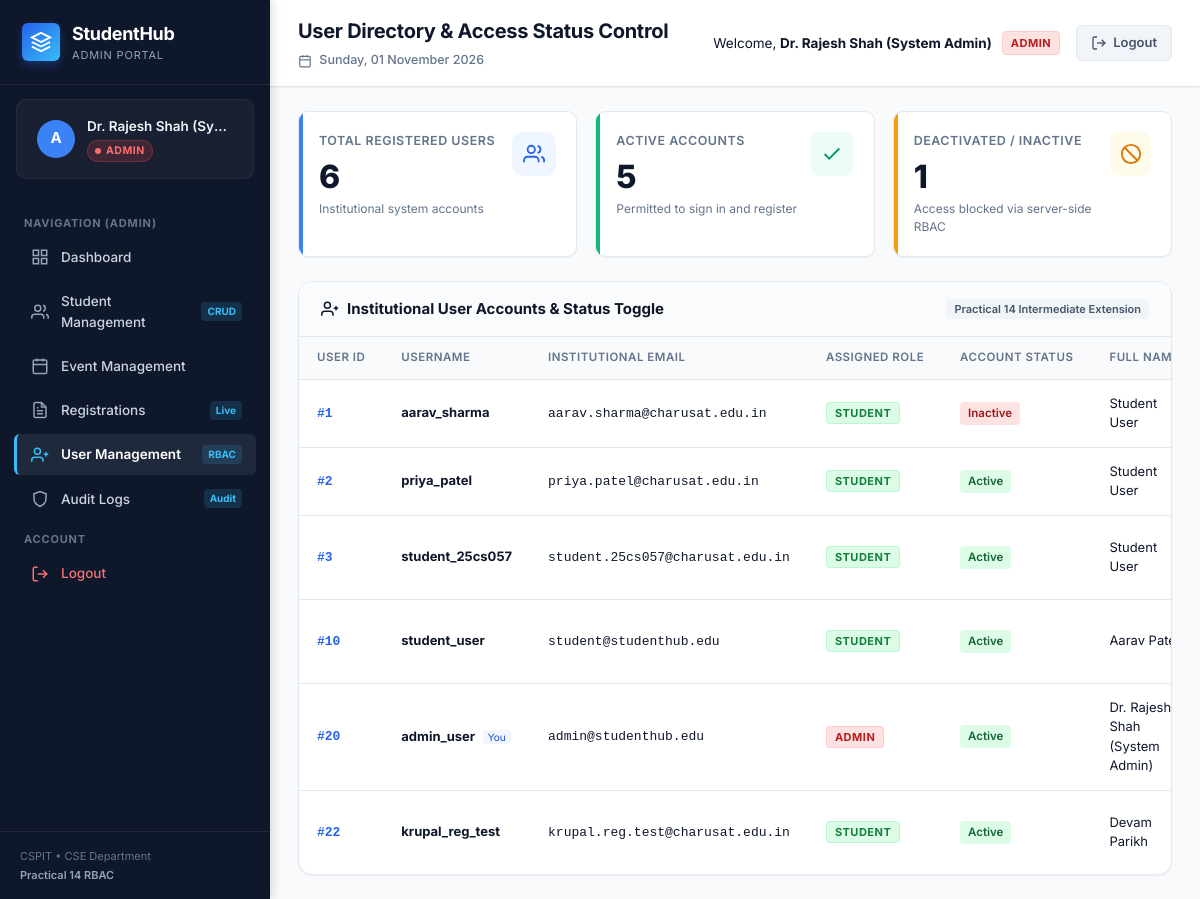
The app's page /user_management.php (signed in) with its own data.
### tables this page shows
CREATE TABLE `users` (
  `id` int(11) NOT NULL AUTO_INCREMENT,
  `username` varchar(50) NOT NULL,
  `email` varchar(100) NOT NULL,
  `password_hash` varchar(255) NOT NULL,
  `role` enum('Admin','Student') NOT NULL DEFAULT 'Student',
  `status` enum('Active','Inactive') NOT NULL DEFAULT 'Active',
  `full_name` varchar(100) NOT NULL DEFAULT 'Student User',
  `department` varchar(100) NOT NULL DEFAULT 'Computer Science & Engineering',
  `student_id_code` varchar(20) DEFAULT NULL,
  `last_login` datetime DEFAULT NULL,
  `created_at` timestamp NOT NULL DEFAULT current_timestamp(),
  `updated_at` timestamp NOT NULL DEFAULT current_timestamp() ON UPDATE current_timestamp(),
  PRIMARY KEY (`id`),
  UNIQUE KEY `username` (`username`),
  UNIQUE KEY `email` (`email`),
  KEY `idx_users_username` (`username`),
  KEY `idx_users_email` (`email`)
);

### user_management.php (the view, shortened to what this page needs)
<?php
require_once __DIR__ . '/includes/admin_menu.php';
$user = getCurrentUser();
$conn = getDBConnection();
$usersRes = $conn->query("SELECT id, username, email, role, status, full_name, department, student_id_code, last_login, created_at FROM users ORDER BY id ASC");
$users = [];
$totalUsers = 0;
$activeCount = 0;
$inactiveCount = 0;
if ($usersRes) {
    while ($row = $usersRes->fetch_assoc()) {
        $users[] = $row;
        $totalUsers++;
        if (($row['status'] ?? 'Active') === 'Active') {
            $activeCount++;
        } else {
            $inactiveCount++;
        }
    }
}
?>
<!DOCTYPE html>
<html lang="en">
<head>
    <link rel="stylesheet" href="assets/css/admin_dashboard.css">
</head>
<body class="admin-portal-body">
    <div class="app-layout">
        <?php renderDynamicSidebar('users', $user); ?>
        <div class="main-wrapper">
            <?php renderDynamicTopHeader('User Directory & Access Status Control', $user); ?>
            <main class="page-container">
                <div class="stats-grid">
                    <div class="stat-card stat-card-users">
                        <div class="stat-info">
                            <span class="stat-label">Total Registered Users</span>
                            <span class="stat-value"><?php echo $totalUsers; ?></span>
                            <span class="stat-desc">Institutional system accounts</span>
                        </div>
                        <div class="stat-icon">
                            <svg width="22" height="22" viewBox="0 0 24 24" fill="none" stroke="currentColor" stroke-width="2"><path d="M17 21v-2a4 4 0 0 0-4-4H5a4 4 0 0 0-4 4v2"></path><circle cx="9" cy="7" r="4"></circle><path d="M23 21v-2a4 4 0 0 0-3-3.87"></path><path d="M16 3.13a4 4 0 0 1 0 7.75"></path></svg>
                        </div>
                    </div>
                    <div class="stat-card stat-card-students">
                        <div class="stat-info">
                            <span class="stat-label">Active Accounts</span>
                            <span class="stat-value"><?php echo $activeCount; ?></span>
                            <span class="stat-desc">Permitted to sign in and register</span>
                        </div>
                        <div class="stat-icon">
                            <svg width="22" height="22" viewBox="0 0 24 24" fill="none" stroke="currentColor" stroke-width="2"><polyline points="20 6 9 17 4 12"></polyline></svg>
                        </div>
                    </div>
                    <div class="stat-card stat-card-registrations">
                        <div class="stat-info">
                            <span class="stat-label">Deactivated / Inactive</span>
                            <span class="stat-value"><?php echo $inactiveCount; ?></span>
                            <span class="stat-desc">Access blocked via server-side RBAC</span>
                        </div>
                        <div class="stat-icon">
                            <svg width="22" height="22" viewBox="0 0 24 24" fill="none" stroke="currentColor" stroke-width="2"><circle cx="12" cy="12" r="10"></circle><line x1="4.93" y1="4.93" x2="19.07" y2="19.07"></line></svg>
                        </div>
                    </div>
                </div>
                <div class="panel-card">
                    <div class="panel-header">
                        <span class="panel-title">
                            <svg width="18" height="18" viewBox="0 0 24 24" fill="none" stroke="currentColor" stroke-width="2"><path d="M16 21v-2a4 4 0 0 0-4-4H5a4 4 0 0 0-4 4v2"></path><circle cx="8.5" cy="7" r="4"></circle><line x1="20" y1="8" x2="20" y2="14"></line><line x1="23" y1="11" x2="17" y2="11"></line></svg>
                            Institutional User Accounts &amp; Status Toggle
                        </span>
                        <span class="panel-tag">Practical 14 Intermediate Extension</span>
                    </div>
                    <div class="panel-body no-padding">
                        <div class="table-responsive">
                            <table class="portal-table" id="usersTable">
                                <thead>
                                    <tr>
                                        <th>User ID</th>
                                        <th>Username</th>
                                        <th>Institutional Email</th>
                                        <th>Assigned Role</th>
                                        <th>Account Status</th>
                                        <th>Full Name</th>
                                    </tr>
                                </thead>
                                <tbody>
                                    <?php foreach ($users as $u):
                                        $isSelf = ((int)$u['id'] === (int)$user['id']);
                                    ?>
                                        <tr>
                                            <td><code style="font-weight:700;color:#2563eb;">#<?php echo $u['id']; ?></code></td>
                                            <td>
                                                <strong><?php echo htmlspecialchars($u['username']); ?></strong>
                                                <?php if ($isSelf): ?>
                                                    <span style="font-size:10px;background:#eff6ff;color:#1d4ed8;padding:1px 5px;border-radius:3px;margin-left:4px;">You</span>
                                                <?php endif; ?>
                                            </td>
                                            <td><code><?php echo htmlspecialchars($u['email']); ?></code></td>
                                            <td>
                                                <span class="badge badge-<?php echo strtolower($u['role']); ?>">
                                                    <?php echo strtoupper($u['role']); ?>
                                                </span>
                                            </td>
                                            <td>
                                                <span id="statusBadge_<?php echo $u['id']; ?>" class="status-badge status-<?php echo strtolower($u['status'] ?? 'active'); ?>">
                                                    <?php echo htmlspecialchars($u['status'] ?? 'Active'); ?>
                                                </span>
                                            </td>
                                            <td><?php echo htmlspecialchars($u['full_name']); ?></td>
                                        </tr>
                                    <?php endforeach; ?>
                                </tbody>
                            </table>
                        </div>
                    </div>
                </div>
            </main>
        </div>
    </div>
</body>
</html>

### includes/admin_menu.php (shortened to what this page needs)
<?php
if (!function_exists('getNavigationMenu')) {
    function getNavigationMenu(string $role): array {
        $normalizedRole = ucfirst(strtolower(trim($role)));
    }
}
if (!function_exists('renderDynamicSidebar')) {
    function renderDynamicSidebar(string $activeKey, ?array $user = null): void {
        $role = $user['role'] ?? ($_SESSION['role'] ?? 'Student');
        $username = $user['username'] ?? ($_SESSION['username'] ?? 'User');
        $fullName = $user['full_name'] ?? ($_SESSION['full_name'] ?? $username);
        $roleClass = strtolower($role);
        $menuItems = getNavigationMenu($role);
        ?>
        <aside class="app-sidebar" id="appSidebar">
            <div class="sidebar-brand">
                <a href="<?php echo ($role === 'Admin') ? 'admin_dashboard.php' : 'student_dashboard.php'; ?>" class="brand-link">
                    <div class="brand-icon">
                        <svg width="22" height="22" viewBox="0 0 24 24" fill="none" stroke="currentColor" stroke-width="2">
                            <path d="M12 2L2 7l10 5 10-5-10-5zM2 17l10 5 10-5M2 12l10 5 10-5"></path>
                        </svg>
                    </div>
                    <div class="brand-text">
                        <span class="brand-title">StudentHub</span>
                        <span class="brand-subtitle"><?php echo ($role === 'Admin') ? 'Admin Portal' : 'Student Portal'; ?></span>
                    </div>
                </a>
            </div>
            <div class="sidebar-user-card">
                <div class="user-avatar">
                    <?php echo strtoupper(substr($username, 0, 1)); ?>
                </div>
                <div class="user-info">
                    <span class="user-name" title="<?php echo htmlspecialchars($fullName, ENT_QUOTES, 'UTF-8'); ?>">
                        <?php echo htmlspecialchars($fullName, ENT_QUOTES, 'UTF-8'); ?>
                    </span>
                    <span class="role-pill role-pill-<?php echo $roleClass; ?>">
                        <span class="role-dot"></span>
                        <?php echo strtoupper($role); ?>
                    </span>
                </div>
            </div>
            <nav class="sidebar-nav">
                <div class="nav-section-title">Navigation (<?php echo strtoupper($role); ?>)</div>
                <ul class="nav-list">
                    <?php foreach ($menuItems as $item):
                        $isActive = ($activeKey === $item['key']);
                    ?>
                        <li class="nav-item">
                            <a href="<?php echo $item['url']; ?>" class="nav-link <?php echo $isActive ? 'active' : ''; ?>">
                                <span class="nav-icon"><?php echo $item['icon']; ?></span>
                                <span class="nav-label"><?php echo htmlspecialchars($item['label']); ?></span>
                                <?php if (!empty($item['badge'])): ?>
                                    <span class="nav-badge"><?php echo htmlspecialchars($item['badge']); ?></span>
                                <?php endif; ?>
                            </a>
                        </li>
                    <?php endforeach; ?>
                </ul>
                <div class="nav-section-title">Account</div>
                <ul class="nav-list">
                    <li class="nav-item">
                        <a href="logout.php" class="nav-link nav-link-logout">
                            <span class="nav-icon">
                                <svg width="18" height="18" viewBox="0 0 24 24" fill="none" stroke="currentColor" stroke-width="2"><path d="M9 21H5a2 2 0 0 1-2-2V5a2 2 0 0 1 2-2h4"></path><polyline points="16 17 21 12 16 7"></polyline><line x1="21" y1="12" x2="9" y2="12"></line></svg>
                            </span>
                            <span class="nav-label">Logout</span>
                        </a>
                    </li>
                </ul>
            </nav>
            <div class="sidebar-footer">
                <div class="footer-meta">
                    <span>CSPIT &bull; CSE Department</span>
                    <span class="version-tag">Practical 14 RBAC</span>
                </div>
            </div>
        </aside>
        <?php
    }
}
if (!function_exists('renderDynamicTopHeader')) {
    function renderDynamicTopHeader(string $pageTitle, ?array $user = null): void {
        $role = $user['role'] ?? ($_SESSION['role'] ?? 'Student');
        $username = $user['username'] ?? ($_SESSION['username'] ?? 'User');
        $fullName = $user['full_name'] ?? ($_SESSION['full_name'] ?? $username);
        $roleClass = strtolower($role);
        $currentDate = date('l, d F Y');
        ?>
        <header class="dashboard-header">
            <div class="header-left">
                <div class="header-titles">
                    <h1 class="header-page-title"><?php echo htmlspecialchars($pageTitle, ENT_QUOTES, 'UTF-8'); ?></h1>
                    <span class="header-date">
                        <?php echo $currentDate; ?>
                    </span>
                </div>
            </div>
            <div class="header-right">
                <div class="user-profile-badge">
                    <div class="profile-meta">
                        <span class="profile-greeting">Welcome, <strong><?php echo htmlspecialchars($fullName, ENT_QUOTES, 'UTF-8'); ?></strong></span>
                        <span class="badge badge-<?php echo $roleClass; ?>"><?php echo strtoupper($role); ?></span>
                    </div>
                    <a href="logout.php" class="btn btn-logout-top" title="Sign out securely">
                        <svg width="16" height="16" viewBox="0 0 24 24" fill="none" stroke="currentColor" stroke-width="2"><path d="M9 21H5a2 2 0 0 1-2-2V5a2 2 0 0 1 2-2h4"></path><polyline points="16 17 21 12 16 7"></polyline><line x1="21" y1="12" x2="9" y2="12"></line></svg>
                        <span>Logout</span>
                    </a>
                </div>
            </div>
        </header>
        <?php
    }
}

### records on screen
users: username "A", full_name "Dr. Rajesh Shah (Sy…", role "ADMIN", full_name "Dr. Rajesh Shah (System Admin)", id "20", username "admin_user", shows "You", email "admin@studenthub.edu", status "Active"
users: id "1", username "aarav_sharma", email "aarav.sharma@charusat.edu.in", role "STUDENT", status "Inactive", full_name "Student User"
users: id "2", username "priya_patel", email "priya.patel@charusat.edu.in", role "STUDENT", status "Active", full_name "Student User"
users: id "3", username "student_25cs057", email "student.25cs057@charusat.edu.in", role "STUDENT", status "Active", full_name "Student User"
users: id "10", username "student_user", email "student@studenthub.edu", role "STUDENT", status "Active", full_name "Aarav…"
users: id "22", username "krupal_reg_test", email "krupal.reg.test@charusat.edu.in", role "STUDENT", status "Active", full_name "Devam Parikh"

### other values on screen
$item['label'] "Dashboard"
$item['label'] "Student Management"
$item['badge'] "CRUD"
$item['label'] "Event Management"
$item['label'] "Registrations"
$item['badge'] "Live"
$item['label'] "User Management"
$item['badge'] "RBAC"
$item['label'] "Audit Logs"
$item['badge'] "Audit"
$pageTitle "User Directory & Access Status Control"
$totalUsers "6"
$activeCount "5"
$inactiveCount "1"
